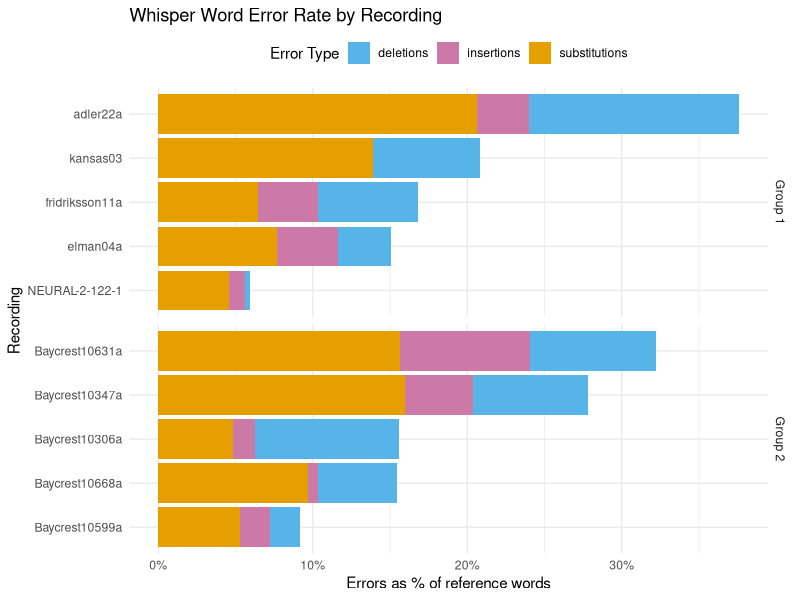
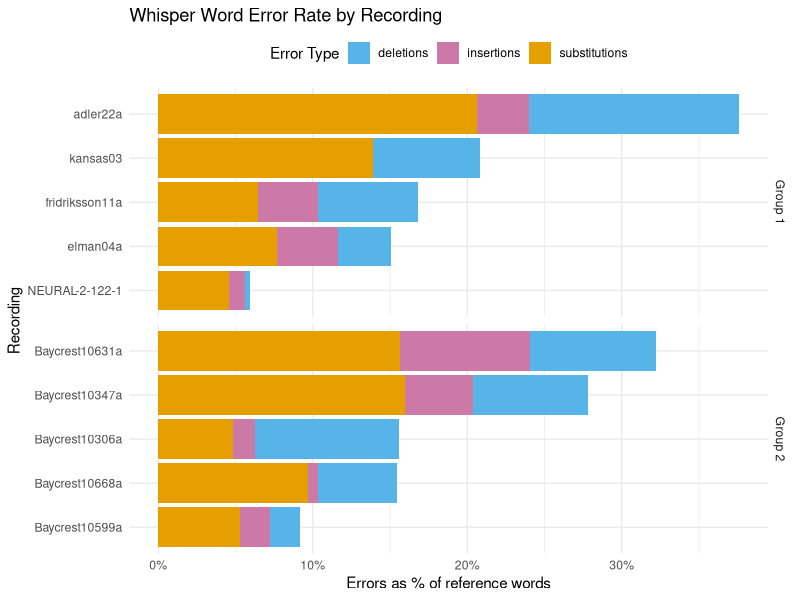

R code for these plots, in order:
## ---- chunk 1
library(ggplot2)
library(dplyr)
library(tidyr)
library(readr)

df <- bind_rows(
  read_csv("results.csv", show_col_types = FALSE) %>% mutate(group = "Group 1"),
  read_csv("results_1.csv", show_col_types = FALSE) %>% mutate(group = "Group 2")
)
## ---- chunk 2
summary <- df %>%
  group_by(group) %>%
  summarise(
    ref_words = sum(ref_words),
    errors = sum(substitutions + deletions + insertions),
    pooled_wer = errors / ref_words
  )

write_csv(df, "results_combined.csv")
## ---- chunk 3
# Prepare data for the plot
plot_data <- df %>%
  mutate(file = factor(file, levels = file[order(wer)])) %>%
  pivot_longer(
    cols = c(substitutions, deletions, insertions),
    names_to = "error_type",
    values_to = "errors"
  ) %>%
  mutate(rate = errors / ref_words)

# Plot WER by recording
ggplot(plot_data, aes(x = rate, y = file, fill = error_type)) +
  geom_col() +
  facet_grid(group ~ ., scales = "free_y", space = "free_y") +
  scale_x_continuous(labels = scales::percent) +
  scale_fill_manual(values = c(
    substitutions = "#E69F00",
    deletions = "#56B4E9",
    insertions = "#CC79A7"
  )) +
  labs(
    title = "Whisper Word Error Rate by Recording",
    x = "Errors as % of reference words",
    y = "Recording",
    fill = "Error Type"
  ) +
  theme_minimal() +
  theme(legend.position = "top")

ggsave("wer_by_file_groups.png", width = 9, height = 7, dpi = 300)
